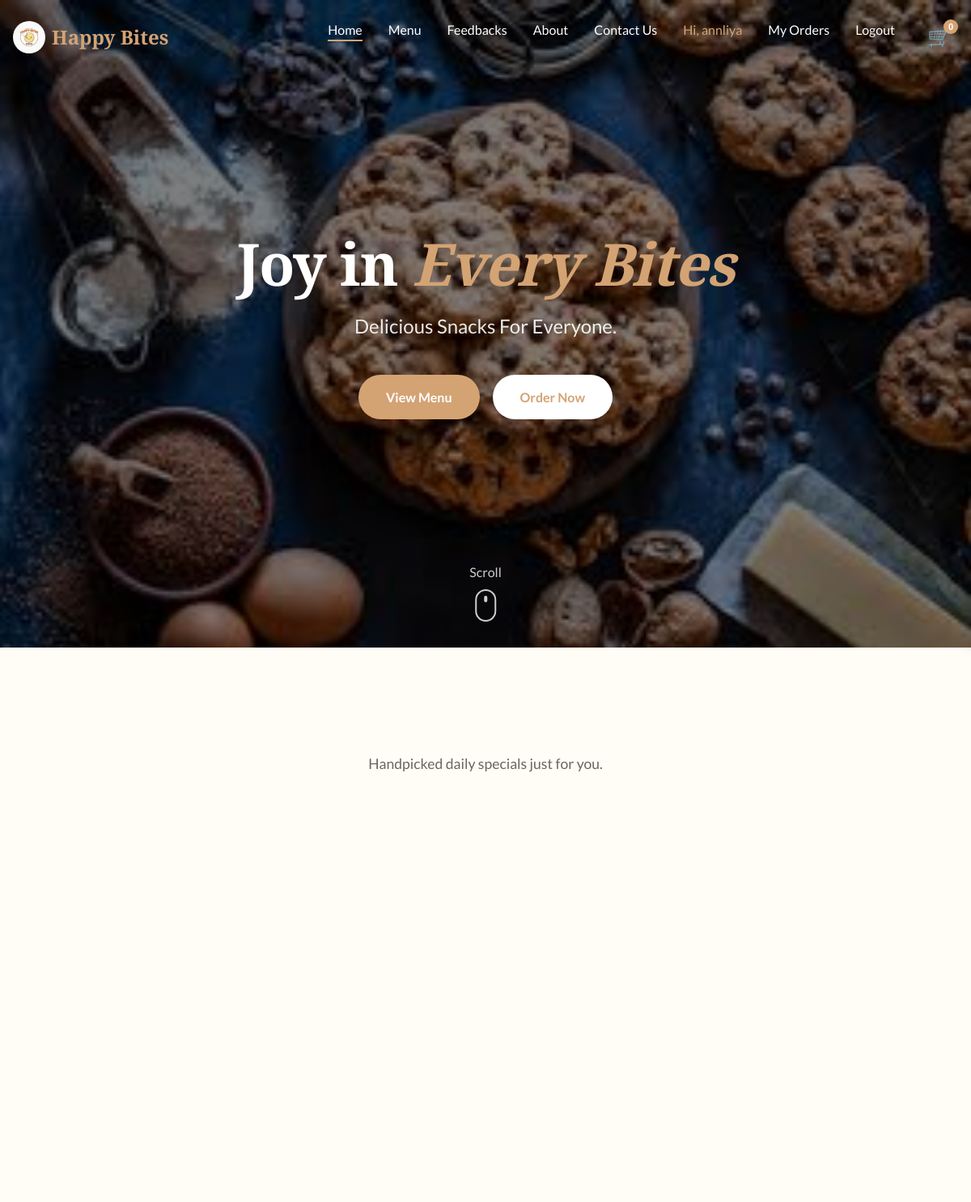
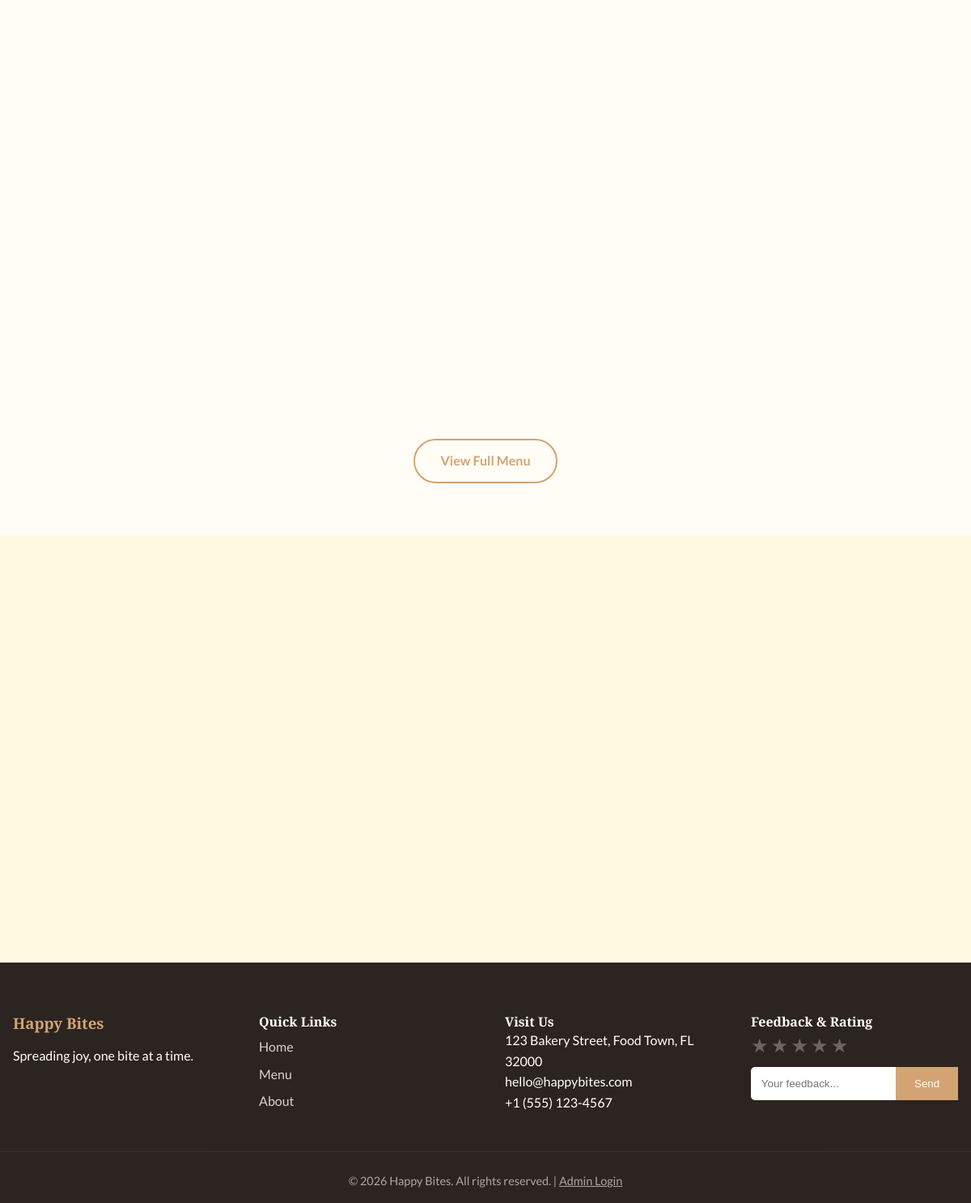
Screenshot of / (signed in) with the database file from the repository (2 pictures, top to bottom).
### app1.py (models this page shows)
class StoreSettings(db.Model):
    id = db.Column(db.Integer, primary_key=True)
    address = db.Column(db.Text, nullable=False, default='123 Bakery Street, Food Town, FL 32000')
    phone = db.Column(db.String(20), nullable=False, default='+1 (555) 123-4567')
    email = db.Column(db.String(120), nullable=False, default='hello@happybites.com')
    instagram = db.Column(db.String(255), nullable=True)
    facebook = db.Column(db.String(255), nullable=True)
    twitter = db.Column(db.String(255), nullable=True)
    whatsapp = db.Column(db.String(20), nullable=True)
    linkedin = db.Column(db.String(255), nullable=True)

### app1.py (the view)
@app.route('/')
def home():
    featured_products = Product.query.limit(4).all()
    recent_feedbacks = Feedback.query.order_by(Feedback.timestamp.desc()).limit(5).all()
    return render_template('index.html', products=featured_products, testimonials=recent_feedbacks)

### app1.py (called while the page is built)
@app.context_processor
def inject_settings():
    settings = StoreSettings.query.first()
    if not settings:
        settings = StoreSettings()
        db.session.add(settings)
        db.session.commit()
    return dict(store_settings=settings)

### templates/index.html (shortened to what this page needs)
<!DOCTYPE html>
<html lang="en">
<head>
    <link rel="stylesheet" href="https://cdnjs.cloudflare.com/ajax/libs/font-awesome/6.0.0/css/all.min.css">
    <link rel="stylesheet" href="/static/style.css">
</head>
<body>
    <nav class="navbar" id="navbar">
        <div class="container nav-container">
            <a href="#" class="logo">
                <img src="static/assets/images/logo.jpeg" alt="Happy Bites Logo" class="logo-img">
                <span class="logo-text">Happy Bites</span>
            </a>
            <ul class="nav-links">
                <li><a href="#home" class="nav-link active">Home</a></li>
                <li><a href="/menu" class="nav-link">Menu</a></li>
                <li><a href="/feedbacks" class="nav-link">Feedbacks</a></li>
                <li><a href="#about" class="nav-link">About</a></li>
                <li><a href="#contact" class="nav-link">Contact Us</a></li>
                {% if session.user_logged_in %}
                <li><a href="#" class="nav-link" style="color: var(--primary);">Hi, {{ session.full_name.split()[0]
                        }}</a></li>
                <li><a href="/my_orders" class="nav-link">My Orders</a></li>
                <li><a href="/logout" class="nav-link">Logout</a></li>
                {% else %}
                <li><a href="/login" class="nav-link">Login</a></li>
                {% endif %}
                <li class="cart-item">
                    <button class="cart-btn" aria-label="View Cart">
                        <span class="cart-icon">🛒</span>
                        <span class="cart-count">0</span>
                    </button>
                </li>
            </ul>
        </div>
    </nav>
    <header id="home" class="hero">
        <div class="hero-bg">
            <img src="static/assets/images/cookies.jpg" alt="Delicious Cookies" class="hero-video">
            <div class="overlay"></div>
        </div>
        <div class="container hero-content">
            <h1 class="hero-title">Joy in <span class="highlight">Every Bites</span></h1>
            <p class="hero-subtitle">Delicious Snacks For Everyone.
            </p>
            <div class="hero-buttons">
                <a href="/menu" class="btn btn-primary">View Menu</a>
                <a href="#menu" class="btn btn-secondary">Order Now</a>
            </div>
        </div>
        <div class="scroll-indicator">
            <span>Scroll</span>
            <div class="mouse"></div>
        </div>
    </header>
    <section id="menu" class="section menu-section">
        <div class="container">
            <div class="section-header text-center">
                <p class="section-desc">Handpicked daily specials just for you.</p>
            </div>
            <div class="menu-grid">
        </div>
        <div class="center-btn">
            <a href="/menu" class="btn btn-outline">View Full Menu</a>
        </div>
        </div>
    </section>
    <section id="about" class="section about-section">
        <div class="container about-grid">
            <div class="about-image">
                <div class="image-stack">
                </div>
            </div>
        </div>
    </section>
    <footer id="contact" class="site-footer">
        <div class="container footer-content">
            <div class="footer-brand">
                <h3>Happy Bites</h3>
                <p>Spreading joy, one bite at a time.</p>
            </div>
            <div class="footer-links">
                <h4>Quick Links</h4>
                <a href="#home">Home</a>
                <a href="#menu">Menu</a>
                <a href="#about">About</a>
            </div>
            <div class="footer-contact">
                <h4>Visit Us</h4>
                <p>{{ store_settings.address }}</p>
                <p>{{ store_settings.email }}</p>
                <p>{{ store_settings.phone }}</p>
            </div>
            <div class="footer-newsletter">
                <h4>Feedback & Rating</h4>
                <form class="feedback-form" id="feedbackForm">
                    <div class="star-rating">
                        <input type="radio" id="star5" name="rating" value="5" /><label for="star5"
                            title="5 stars">★</label>
                        <input type="radio" id="star4" name="rating" value="4" /><label for="star4"
                            title="4 stars">★</label>
                        <input type="radio" id="star3" name="rating" value="3" /><label for="star3"
                            title="3 stars">★</label>
                        <input type="radio" id="star2" name="rating" value="2" /><label for="star2"
                            title="2 stars">★</label>
                        <input type="radio" id="star1" name="rating" value="1" /><label for="star1"
                            title="1 star">★</label>
                    </div>
                    <div class="feedback-input-group">
                        <input type="text" id="feedbackMsg" placeholder="Your feedback..." required>
                        <button type="submit">Send</button>
                    </div>
                </form>
            </div>
        </div>
        <div class="footer-bottom text-center">
            <p>&copy; 2026 Happy Bites. All rights reserved. | <a href="/admin"
                    style="color: inherit; text-decoration: underline;">Admin Login</a></p>
        </div>
    </footer>
</body>
</html>

### rows the page displays
StoreSettings: address "123 Bakery Street, Food Town, FL 32000", email "hello@happybites.com", phone "+1 (555) 123-4567"

### other values shown
{{ session.full_name.split()[0] }} "annliya"
